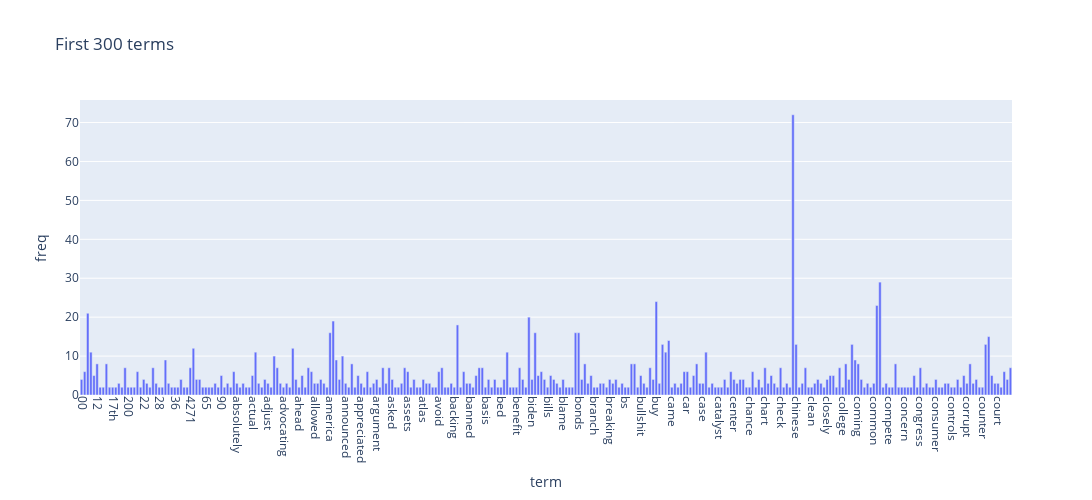

This figure's notebook cell:
### Code cell
N = 300

df_plot = pd.DataFrame({
    'term': vocab[:N],
    'freq': term_frequencies[:N],
})

fig = px.bar(
    df_plot,
    x='term', y='freq',
    title=f'First {N} terms',
)

fig.update_layout(
    xaxis_tickangle=90,      
    bargap=0.2,              
    width=1200, height=500   
)

fig.show()

### Figure 1 — Plotly figure (JSON) as saved in the notebook; plotly's stock layout.template omitted (floating-point values rounded to 4 significant figures; data arrays with more than 128 entries replaced by an {"elided": "..."} marker saying what was removed)
{"data": [{"hovertemplate": "term=%{x}<br>freq=%{y}<extra></extra>", "legendgroup": "", "marker": {"color": "#636efa", "pattern": {"shape": ""}}, "name": "", "orientation": "v", "showlegend": false, "textposition": "auto", "type": "bar", "x": {"elided": "300 str values"}, "xaxis": "x", "y": {"elided": "300 int values"}, "yaxis": "y"}], "layout": {"bargap": 0.2, "barmode": "relative", "height": 500, "legend": {"tracegroupgap": 0}, "title": {"text": "First 300 terms"}, "width": 1200, "xaxis": {"anchor": "y", "domain": [0, 1], "tickangle": 90, "title": {"text": "term"}}, "yaxis": {"anchor": "x", "domain": [0, 1], "title": {"text": "freq"}}}}
